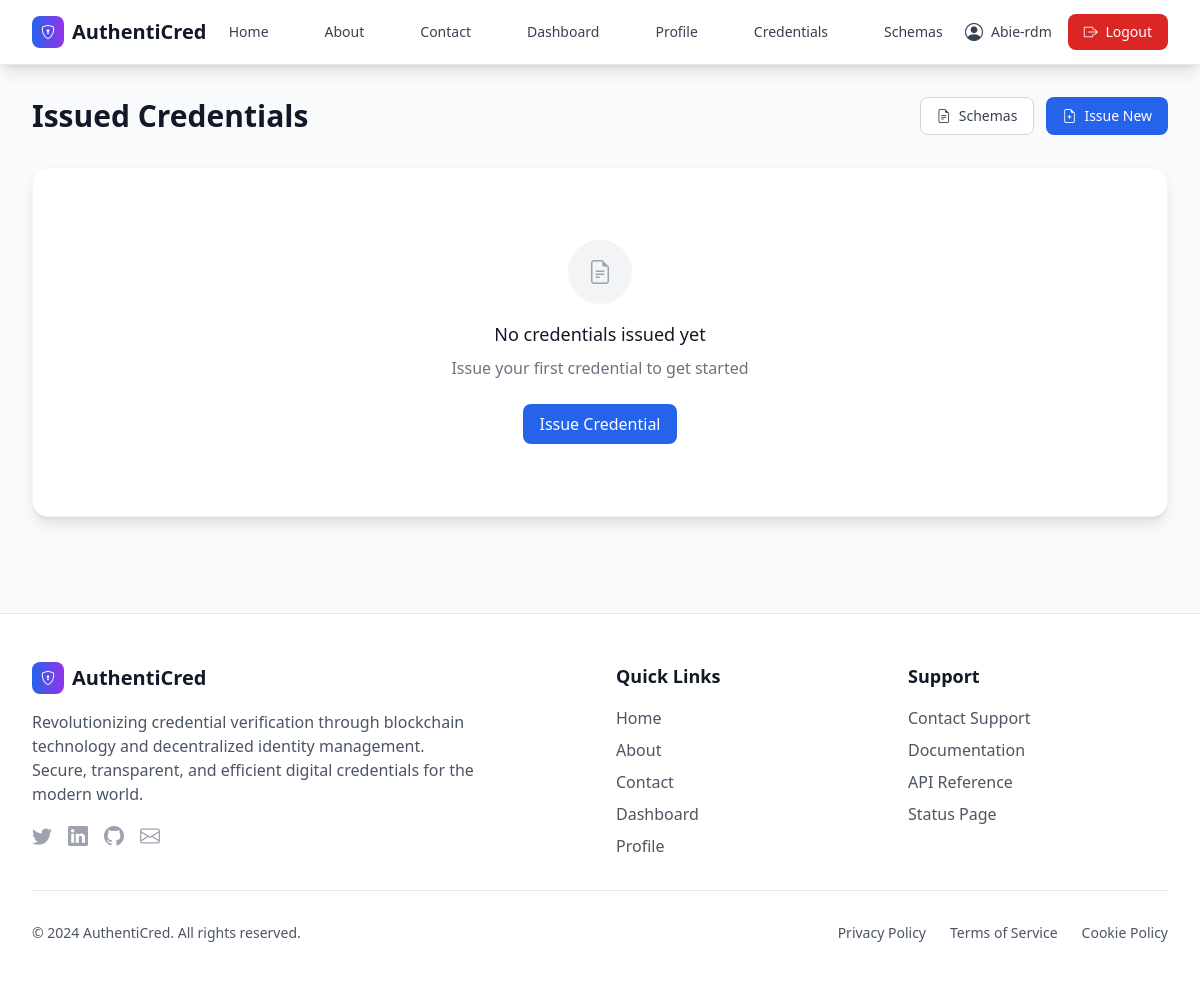
Page /credentials/issued/ (signed in) on the earlier database version.
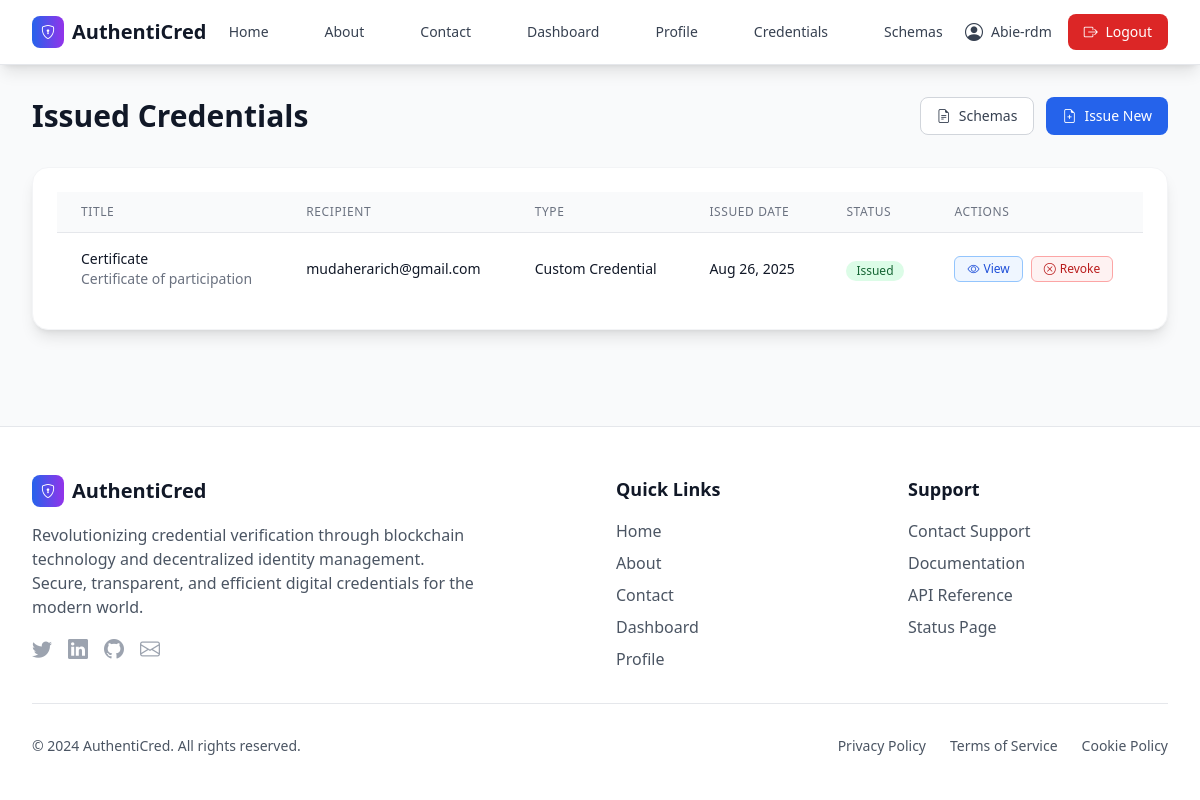
Same page on the later database version.
### credentials/models.py (models this page shows, shortened)
class Credential(models.Model):
    STATUS_CHOICES = (
        ('DRAFT', 'Draft'),
        ('ISSUED', 'Issued'),
        ('REVOKED', 'Revoked'),
        ('EXPIRED', 'Expired'),
    )
    id = models.UUIDField(primary_key=True, default=uuid.uuid4, editable=False)
    vc_json = models.JSONField()
    issuer = models.ForeignKey('users.User', on_delete=models.CASCADE, related_name='issued_credentials')
    holder = models.ForeignKey('users.User', on_delete=models.CASCADE, related_name='credentials')
    schema = models.ForeignKey(CredentialSchema, on_delete=models.SET_NULL, null=True, blank=True)
    title = models.CharField(max_length=255)
    description = models.TextField(blank=True, null=True)
    credential_type = models.CharField(max_length=100)
    status = models.CharField(max_length=20, choices=STATUS_CHOICES, default='DRAFT')
    created_at = models.DateTimeField(default=timezone.now)
    issued_at = models.DateTimeField(null=True, blank=True)
    expiration_date = models.DateField(null=True, blank=True)
    revocation_reason = models.TextField(blank=True, null=True)

### users/models.py (models this page shows, shortened)
class User(AbstractUser):
    id = models.UUIDField(primary_key=True, default=uuid.uuid4, editable=False)
    user_type = models.CharField(max_length=20, choices=USER_TYPE_CHOICES)
    did = models.CharField(max_length=255, unique=True, null=True, blank=True)
    public_key = models.TextField(null=True, blank=True)
    created_at = models.DateTimeField(default=timezone.now)
    updated_at = models.DateTimeField(auto_now=True)
    groups = models.ManyToManyField(
        Group,
        verbose_name='groups',
        blank=True,
        help_text='The groups this user belongs to.',
        related_name="custom_user_set",
        related_query_name="user",
    )
    user_permissions = models.ManyToManyField(
        Permission,
        verbose_name='user permissions',
        blank=True,
        help_text='Specific permissions for this user.',
        related_name="custom_user_set",
        related_query_name="user",
    )
    def is_issuer(self):
        return self.user_type == 'INSTITUTION'
    def is_holder(self):
        return self.user_type == 'STUDENT'
    def is_verifier(self):
        return self.user_type == 'EMPLOYER'

### credentials/views.py (the view)
# urls.py: path('issued/', views.issued_credentials, name='issued_credentials'),
@login_required
def issued_credentials(request):
    if not request.user.is_issuer():
        messages.error(request, "Only institutions can view issued credentials")
        return redirect('dashboard')
    credentials = Credential.objects.filter(issuer=request.user).order_by('-issued_at')
    return render(request, 'credentials/issued_credentials.html', {'credentials': credentials})

### credentials/templates/credentials/issued_credentials.html (shortened to what the changed rows need)
{% extends 'users/base.html' %}
{% block content %}
<div class="max-w-7xl mx-auto">
    <div class="flex flex-col sm:flex-row justify-between items-start sm:items-center mb-8">
        <h1 class="text-3xl font-bold text-gray-900">Issued Credentials</h1>
    </div>
    <div class="bg-white rounded-2xl shadow-lg border border-gray-100">
        <div class="p-6">
            {% if credentials %}
            <div class="overflow-x-auto">
                <table class="min-w-full divide-y divide-gray-200">
                    <thead class="bg-gray-50">
                        <tr>
                            <th class="px-6 py-3 text-left text-xs font-medium text-gray-500 uppercase tracking-wider">Title</th>
                            <th class="px-6 py-3 text-left text-xs font-medium text-gray-500 uppercase tracking-wider">Recipient</th>
                            <th class="px-6 py-3 text-left text-xs font-medium text-gray-500 uppercase tracking-wider">Type</th>
                            <th class="px-6 py-3 text-left text-xs font-medium text-gray-500 uppercase tracking-wider">Issued Date</th>
                            <th class="px-6 py-3 text-left text-xs font-medium text-gray-500 uppercase tracking-wider">Status</th>
                            <th class="px-6 py-3 text-left text-xs font-medium text-gray-500 uppercase tracking-wider">Actions</th>
                        </tr>
                    </thead>
                    <tbody class="bg-white divide-y divide-gray-200">
                        {% for credential in credentials %}
                        <tr class="hover:bg-gray-50 transition-colors">
                            <td class="px-6 py-4 whitespace-nowrap">
                                <div>
                                    <div class="text-sm font-medium text-gray-900">{{ credential.title }}</div>
                                    {% if credential.description %}
                                    <div class="text-sm text-gray-500">{{ credential.description|truncatewords:5 }}</div>
                                    {% endif %}
                                </div>
                            </td>
                            <td class="px-6 py-4 whitespace-nowrap text-sm text-gray-900">
                                {{ credential.holder.email }}
                            </td>
                            <td class="px-6 py-4 whitespace-nowrap text-sm text-gray-900">
                                {{ credential.credential_type }}
                            </td>
                            <td class="px-6 py-4 whitespace-nowrap text-sm text-gray-900">
                                {{ credential.issued_at|date:"M d, Y" }}
                            </td>
                            <td class="px-6 py-4 whitespace-nowrap">
                                {% if credential.status == 'ISSUED' %}
                                <span class="inline-flex items-center px-2.5 py-0.5 rounded-full text-xs font-medium bg-green-100 text-green-800">
                                    Issued
                                </span>
                                {% elif credential.status == 'REVOKED' %}
                                <span class="inline-flex items-center px-2.5 py-0.5 rounded-full text-xs font-medium bg-red-100 text-red-800">
                                    Revoked
                                </span>
                                {% elif credential.status == 'DRAFT' %}
                                <span class="inline-flex items-center px-2.5 py-0.5 rounded-full text-xs font-medium bg-gray-100 text-gray-800">
                                    Draft
                                </span>
                                {% else %}
                                <span class="inline-flex items-center px-2.5 py-0.5 rounded-full text-xs font-medium bg-yellow-100 text-yellow-800">
                                    Expired
                                </span>
                                {% endif %}
                            </td>
                            <td class="px-6 py-4 whitespace-nowrap text-sm font-medium">
                                <div class="flex space-x-2">
                                    <a href="{% url 'credential_detail' credential.id %}"
                                       class="inline-flex items-center px-3 py-1 border border-blue-300 rounded-md text-xs font-medium text-blue-700 bg-blue-50 hover:bg-blue-100 transition-colors">
                                        <i class="bi bi-eye mr-1"></i> View
                                    </a>
                                    {% if credential.status == 'ISSUED' %}
                                    <a href="{% url 'revoke_credential' credential.id %}"
                                       class="inline-flex items-center px-3 py-1 border border-red-300 rounded-md text-xs font-medium text-red-700 bg-red-50 hover:bg-red-100 transition-colors">
                                        <i class="bi bi-x-circle mr-1"></i> Revoke
                                    </a>
                                    {% endif %}
                                </div>
                            </td>
                        </tr>
                        {% endfor %}
                    </tbody>
                </table>
            </div>
            {% else %}
            <div class="text-center py-12">
                <div class="w-16 h-16 bg-gray-100 rounded-full flex items-center justify-center mx-auto mb-4">
                    <i class="bi bi-file-earmark-text text-gray-400 text-2xl"></i>
                </div>
                <h3 class="text-lg font-medium text-gray-900 mb-2">No credentials issued yet</h3>
                <p class="text-gray-500 mb-6">Issue your first credential to get started</p>
                <a href="{% url 'issue_credential' %}" class="inline-flex items-center px-4 py-2 bg-blue-600 hover:bg-blue-700 text-white rounded-lg font-medium transition-colors">
                    Issue Credential
                </a>
            </div>
            {% endif %}
        </div>
    </div>
</div>
{% endblock %}

Differences in the rows shown:
added Credential: title "Certificate", description "Certificate of participation", holder.email "mudaherarich@gmail.com", credential_type "Custom Credential", issued_at "Aug 26, 2025", status "Issued"
Other differences:
text no longer shown: "No credentials issued yet Issue your first credential to get started Issue Credential"
text now shown: "TITLE RECIPIENT TYPE ISSUED DATE STATUS ACTIONS"
